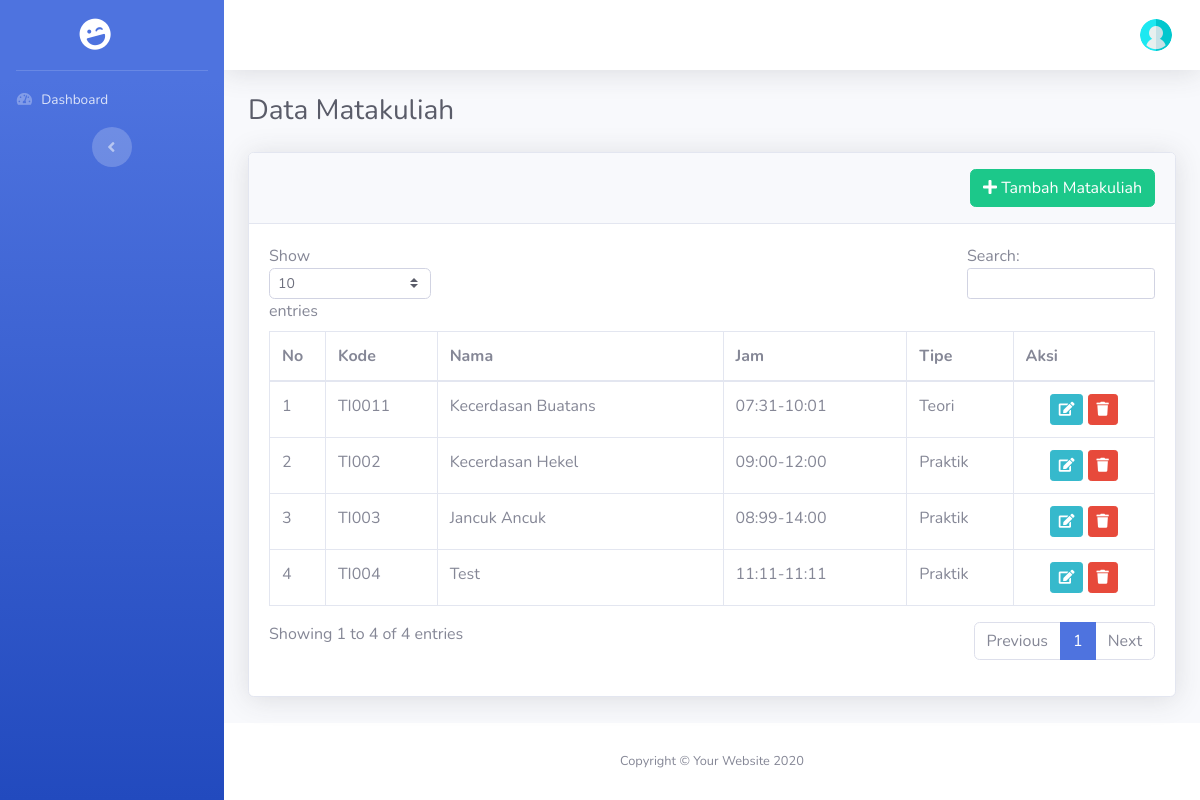
The app's page /index.php/admin/matakuliah, older data.
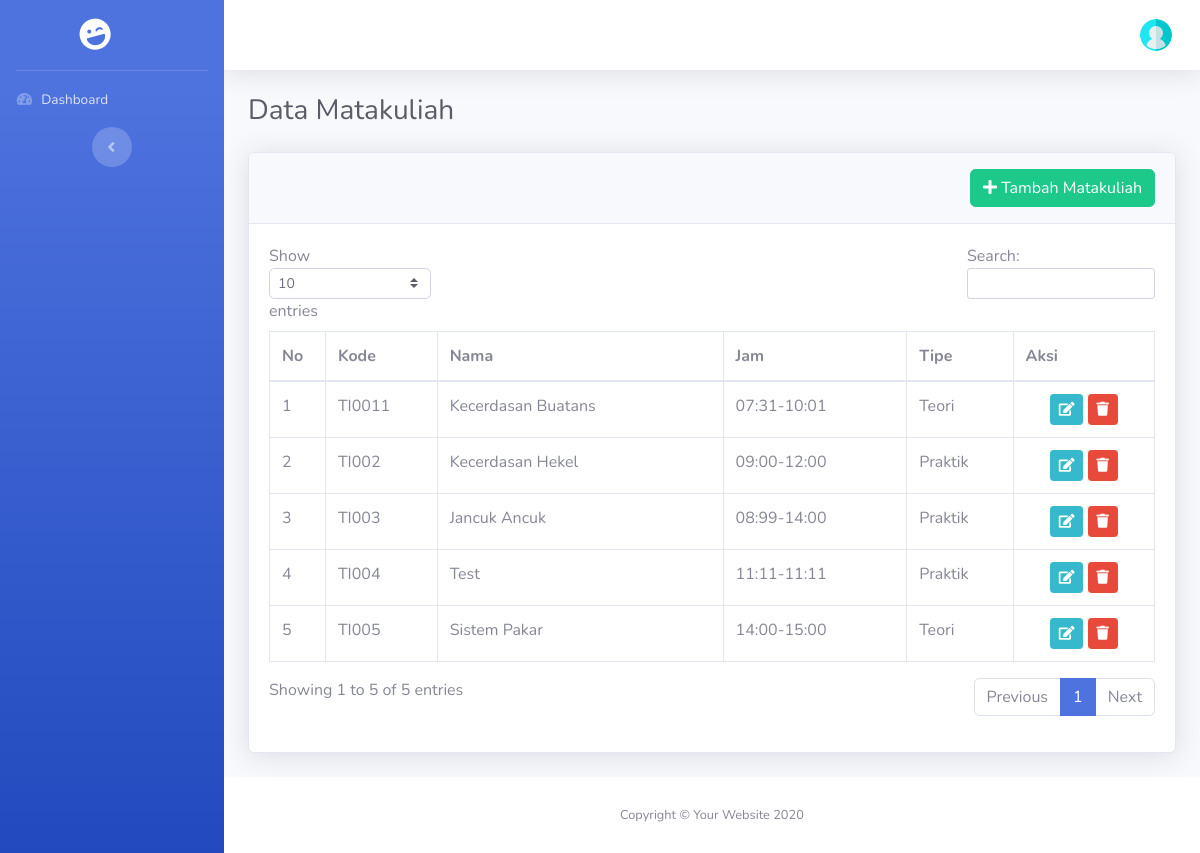
The same page, newer data.
### tables this page shows
CREATE TABLE `matakuliah` (
  `id` bigint(20) NOT NULL,
  `kode_matkul` varchar(255) NOT NULL,
  `nama` varchar(255) NOT NULL,
  `status` enum('aktif','tidak') NOT NULL,
  `jam_mulai` varchar(20) NOT NULL,
  `jam_selesai` varchar(20) NOT NULL,
  `kelas` int(11) NOT NULL,
  `sks` int(11) NOT NULL,
  `tipe` enum('teori','praktik','praktikum') NOT NULL,
  `semester` enum('ganjil','genap') NOT NULL
);

### application/controllers/Admin.php (called while the page is built, shortened)
<?php
class Admin extends CI_Controller
{
    function __construct()
    {
        $this->load->Model('M_admin','mod');
    }
    public function matakuliah()
    {
        $data['halaman']    = "Data Matakuliah";
        $data['matakuliah']  = $this->mod->m_get_all_matakuliah();
        $this->load->view('head.php', $data);
        $this->load->view('sidebar.php');
        $this->load->view('header.php');
        $this->load->view('admin/matakuliah/index.php', $data);
        $this->load->view('footer.php');
    }
}

### index.php (called while the page is built, shortened)
<?php
require_once BASEPATH.'core/CodeIgniter.php';

### application/models/M_admin.php (called while the page is built, shortened)
<?php
Class M_admin extends CI_Model
{
    public function m_get_all_matakuliah()
    {
        $this->db->select()
            ->from('matakuliah');
        $query = $this->db->get_compiled_select();
        $data  = $this->db->query($query)->result_array();
        return $data;
    }
}

### application/views/admin/matakuliah/index.php (the view, shortened to what this page needs)
<div class="container-fluid">
    <h1 class="h3 mb-4 text-gray-800">Data Matakuliah</h1>
    <div class="card shadow mb-4">
        <div class="card-header py-3">
            <a href="<?php echo base_url('admin/tambah_matakuliah')?>" class="btn btn-success float-right" ><i class="fas fa-plus"></i>&nbsp;Tambah Matakuliah</a>
        </div>
        <div class="card-body">
            <div class="table-responsive">
                <table class="table table-bordered" id="dataTable" width="100%" cellspacing="0">
                    <thead>
                        <tr>
                            <th>No</th>
                            <th>Kode</th>
                            <th>Nama</th>
                            <th>Jam</th>
                            <th>Tipe</th>
                            <th>Aksi</th>
                        </tr>
                    </thead>
                    <tbody>
                        <?php
                            $i = 1;
                            foreach($matakuliah as $mat):?>
                            <tr>
                                <td><?php echo $i;?></td>
                                <td><?php echo $mat['kode_matkul'];?></td>
                                <td><?php echo $mat['nama'];?></td>
                                <td><?php echo $mat['jam_mulai']."-".$mat['jam_selesai'];?></td>
                                <td><?php echo ucwords($mat['tipe']);?></td>
                                <td class="text-center">
                                    <a href="<?php echo base_url('admin/edit_matakuliah/').$mat['id']?>" class="btn btn-info btn-sm"><i class="fas fa-edit"></i></a>
                                    <a href="<?php echo base_url('admin/hapus_matakuliah/').$mat['id']?>" class="btn btn-danger btn-sm"><i class="fas fa-trash"></i></a>
                                </td>
                            </tr>
                        <?php
                            $i++;
                            endforeach;?>
                    </tbody>
                </table>
            </div>
        </div>
    </div>
</div>

Row changes from the older to the newer data that the page shows:
added matakuliah: kode_matkul "TI005", nama "Sistem Pakar", jam_mulai "14:00", jam_selesai "15:00", tipe "Teori"
Text that changed along with them:
text written by a page script: "Show entries Search: Showing 1 to 4 of 4 entries Previous 1 Next" → "Show entries Search: Showing 1 to 5 of 5 entries Previous 1 Next"
